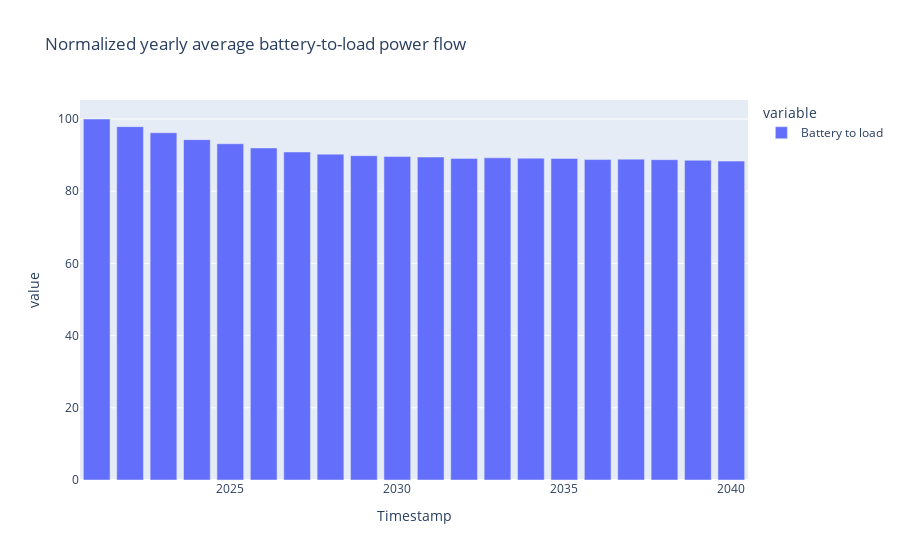

The notebook cell this image was saved under:
### Markdown cell above
While the power flow looks fine, the lifetime losses look like weird though. The battery-to-load flow:

- Decreases about 2 % during ~3 years
- Then it decreases about 1 % during 2 more years
- Then it kind of flattens, reaching 88 % after 20 years

### Code cell
aux = df["Battery to load"].groupby(df.index.year).mean()
aux = aux / aux.iloc[0] * 100
aux.plot.bar(title="Normalized yearly average battery-to-load power flow")

### Figure 1 — Plotly figure (JSON) as saved in the notebook; plotly's stock layout.template omitted (floating-point values rounded to 4 significant figures)
{"data": [{"alignmentgroup": "True", "hovertemplate": "variable=Battery to load<br>Timestamp=%{x}<br>value=%{y}<extra></extra>", "legendgroup": "Battery to load", "marker": {"color": "#636efa", "pattern": {"shape": ""}}, "name": "Battery to load", "offsetgroup": "Battery to load", "orientation": "v", "showlegend": true, "textposition": "auto", "type": "bar", "x": [2021, 2022, 2023, 2024, 2025, 2026, 2027, 2028, 2029, 2030, 2031, 2032, 2033, 2034, 2035, 2036, 2037, 2038, 2039, 2040], "xaxis": "x", "y": [100, 97.88, 96.18, 94.28, 93.14, 91.98, 90.87, 90.26, 89.84, 89.6, 89.47, 89.09, 89.24, 89.15, 89.08, 88.77, 88.88, 88.73, 88.57, 88.34], "yaxis": "y"}], "layout": {"barmode": "relative", "legend": {"title": {"text": "variable"}, "tracegroupgap": 0}, "title": {"text": "Normalized yearly average battery-to-load power flow"}, "xaxis": {"anchor": "y", "domain": [0, 1], "title": {"text": "Timestamp"}}, "yaxis": {"anchor": "x", "domain": [0, 1], "title": {"text": "value"}}}}
